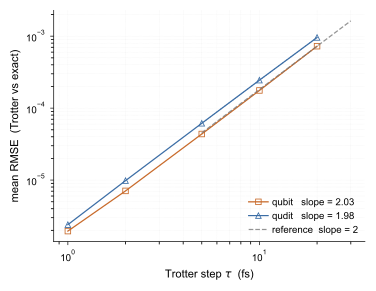

Write Python code to recreate this figure.
"""fig_convergence_trotter.py -- Second-order Trotter convergence (fig 8).

Nature-style, matches figures/fig6_three_way.py (fig 4 in the paper).
Single log-log panel: mean RMSE vs Trotter step for both encodings.

Output: figures/fig_convergence_trotter.{png,pdf}
"""
import os, glob, re
import numpy as np
import matplotlib
matplotlib.use("Agg")
import matplotlib.pyplot as plt
from matplotlib.lines import Line2D

ROOT = os.path.dirname(os.path.dirname(os.path.abspath(__file__)))
DATA = os.path.join(ROOT, "data")
FIG  = os.path.join(ROOT, "figures")

from figures._style import (
    apply_style, ENCODING_COLORS, ENCODING_MARKERS,
    MARKERSIZE, MARKEREDGE, LINEWIDTH,
)

ENCODINGS = ["qubit", "qudit"]


def load_runs(encoding, cutoff):
    pat = os.path.join(DATA, f"convergence_trotter_{encoding}_tau*fs_N{cutoff}.npz")
    rows = []
    for path in glob.glob(pat):
        m = re.search(r"_tau(\d+)fs_", path)
        if not m:
            continue
        tau_fs = int(m.group(1))
        d = np.load(path)
        rmse_mean = float(np.mean([d["rmse_A"], d["rmse_B"], d["rmse_C"]]))
        rows.append((tau_fs, rmse_mean,
                     float(d["rmse_A"]), float(d["rmse_B"]), float(d["rmse_C"])))
    rows.sort()
    return rows


def fit_loglog(taus, rmses):
    if len(taus) < 2:
        return float("nan"), float("nan"), float("nan")
    x = np.log10(np.asarray(taus, float))
    y = np.log10(np.asarray(rmses, float))
    slope, intercept = np.polyfit(x, y, 1)
    y_pred = slope * x + intercept
    ss_res = np.sum((y - y_pred) ** 2)
    ss_tot = np.sum((y - y.mean()) ** 2)
    r2 = float("nan") if ss_tot == 0 else 1 - ss_res / ss_tot
    return float(slope), float(intercept), float(r2)


def _open_frame_loglog(ax):
    ax.spines["top"].set_visible(False)
    ax.spines["right"].set_visible(False)
    ax.spines["left"].set_linewidth(0.5)
    ax.spines["bottom"].set_linewidth(0.5)
    ax.tick_params(axis="both", direction="out")
    ax.grid(True, which="both", alpha=0.35, linestyle=":")
    ax.set_axisbelow(True)


def main():
    cutoff = 8
    apply_style()

    # Two-column revtex4-2 width; single-panel plot.
    fig, ax = plt.subplots(figsize=(3.8, 3.0))

    fits = {}
    for enc in ENCODINGS:
        rows = load_runs(enc, cutoff)
        if not rows:
            print(f"  WARN: no data for encoding={enc}"); continue
        taus = [r[0] for r in rows]
        rmses = [r[1] for r in rows]
        slope_full, b_full, r2_full = fit_loglog(taus, rmses)
        upper = [(t, r) for t, r in zip(taus, rmses) if t >= 5]
        if len(upper) >= 2:
            slope_asy, b_asy, r2_asy = fit_loglog(
                [u[0] for u in upper], [u[1] for u in upper])
        else:
            slope_asy = b_asy = r2_asy = float("nan")
        fits[enc] = dict(taus=taus, rmses=rmses,
                         slope_full=slope_full, intercept_full=b_full, r2_full=r2_full,
                         slope_asy=slope_asy, intercept_asy=b_asy, r2_asy=r2_asy)

        ax.loglog(taus, rmses,
                  color=ENCODING_COLORS[enc],
                  marker=ENCODING_MARKERS[enc],
                  lw=LINEWIDTH, ms=MARKERSIZE,
                  markerfacecolor="none", markeredgewidth=MARKEREDGE,
                  label=(rf"{enc}   slope = {slope_asy:.2f}"))
        if not np.isnan(slope_asy):
            x_fit = np.array([5, max(taus)], float)
            y_fit = 10 ** (slope_asy * np.log10(x_fit) + b_asy)
            ax.loglog(x_fit, y_fit, ls=":", color=ENCODING_COLORS[enc],
                      lw=0.7, alpha=0.7)

    # Reference slope-2 line
    if fits:
        ref_tau = np.array([5, 30], float)
        any_enc = next(iter(fits.values()))
        anchor_r = any_enc["rmses"][-1]; anchor_t = any_enc["taus"][-1]
        ref_y = anchor_r * (ref_tau / anchor_t) ** 2
        ax.loglog(ref_tau, ref_y, ls="--", color="#7A7A7A",
                  lw=LINEWIDTH, alpha=0.8, label="reference  slope = 2")

    # The "sesolve integration floor" band that used to be drawn here at
    # 5e-5 is REMOVED.  It marked an artefact of the default integrator
    # tolerances (atol 1e-8 / rtol 1e-6), which put a floor at ~3.5e-5 on the
    # measured RMSE and biased the fitted slopes down to 1.80 / 1.53.  With
    # atol 1e-12 / rtol 1e-10 on both the Trotter steps and the exact
    # reference the floor is gone -- the tau = 1 fs point drops by ~16x and
    # the data is monotone and straight through that region -- so shading it
    # would now mislead.  See results/convergence_figure_audit.txt.

    ax.set_xlabel(r"Trotter step $\tau$  (fs)")
    ax.set_ylabel("mean RMSE  (Trotter vs exact)")
    _open_frame_loglog(ax)
    ax.legend(loc="lower right", frameon=False,
              handletextpad=0.4, borderaxespad=0.3)

    plt.tight_layout()

    for ext in ["png", "pdf"]:
        out = os.path.join(FIG, f"fig_convergence_trotter.{ext}")
        plt.savefig(out, dpi=400, bbox_inches="tight")
        print(f"  Saved: {out}")
        out2 = os.path.join(DATA, f"fig_convergence_trotter.{ext}")
        plt.savefig(out2, dpi=400, bbox_inches="tight")
    plt.close(fig)

    print()
    print("=== Trotter tau convergence summary ===")
    print(f"{'enc':<6s} {'tau_fs':<8s} {'mean RMSE':<14s} "
          f"{'rmse_A':<11s} {'rmse_B':<11s} {'rmse_C':<11s}")
    for enc in ENCODINGS:
        rows = load_runs(enc, cutoff)
        for tau_fs, mean_rmse, rA, rB, rC in rows:
            print(f"{enc:<6s} {tau_fs:<8d} {mean_rmse:<14.3e} "
                  f"{rA:<11.3e} {rB:<11.3e} {rC:<11.3e}")
    print()
    print("=== fit summary ===")
    print(f"{'enc':<6s} {'range':<14s} {'slope':<8s} {'prefactor':<12s} {'R^2':<8s}")
    for enc, f in fits.items():
        print(f"{enc:<6s} {'full':<14s} {f['slope_full']:<8.3f} "
              f"{10**f['intercept_full']:<12.2e} {f['r2_full']:<8.4f}")
        print(f"{enc:<6s} {'tau >= 5 fs':<14s} {f['slope_asy']:<8.3f} "
              f"{10**f['intercept_asy']:<12.2e} {f['r2_asy']:<8.4f}")


if __name__ == "__main__":
    main()
